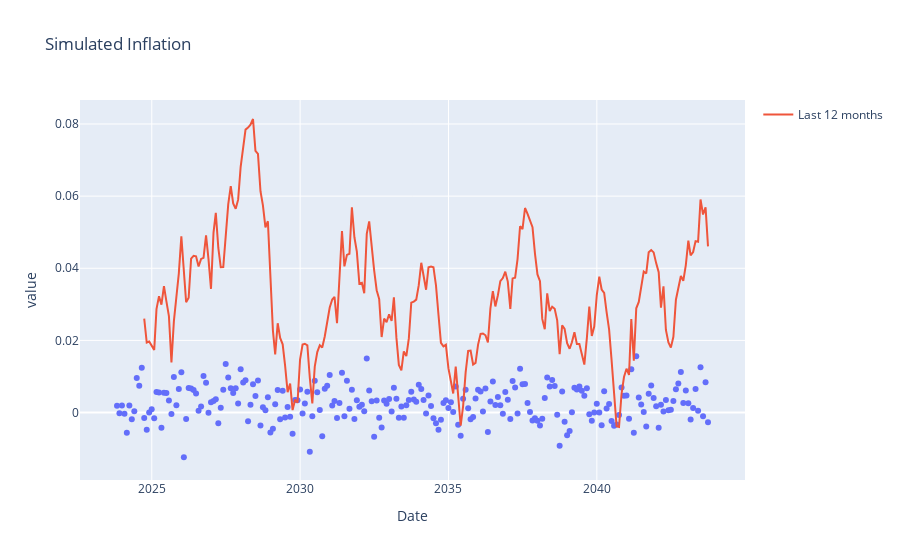

The code cell stored with this chart in its notebook:
### Code cell
last_date = base_data.index[-1]
dates_future = pd.date_range(start=last_date + pd.offsets.MonthBegin(1), periods=months_to_simulate, freq='ME')

simulated_data = pd.DataFrame({'Date': dates_future, 'value': simulated_inflations})
simulated_data.set_index('Date', inplace=True)
simulated_data

simulated_data['last_12m'] = (simulated_data['value']).rolling(window=12).sum()

fig = ex.scatter(simulated_data, x=simulated_data.index, y='value', title='Simulated Inflation', labels={'x':'Date', 'y':'Value'})
fig.add_scatter(x=simulated_data.index, y=simulated_data['last_12m'], mode='lines', name='Last 12 months')
fig.show()

### Figure 1 — Plotly figure (JSON) as saved in the notebook; plotly's stock layout.template omitted (floating-point values rounded to 4 significant figures; data arrays with more than 128 entries replaced by an {"elided": "..."} marker saying what was removed)
{"data": [{"hovertemplate": "Date=%{x}<br>value=%{y}<extra></extra>", "legendgroup": "", "marker": {"color": "#636efa", "symbol": "circle"}, "mode": "markers", "name": "", "orientation": "v", "showlegend": false, "type": "scatter", "x": {"elided": "240 str values"}, "xaxis": "x", "y": {"elided": "240 float values"}, "yaxis": "y"}, {"mode": "lines", "name": "Last 12 months", "type": "scatter", "x": {"elided": "240 str values"}, "y": {"elided": "240 float values"}}], "layout": {"legend": {"tracegroupgap": 0}, "title": {"text": "Simulated Inflation"}, "xaxis": {"anchor": "y", "domain": [0, 1], "title": {"text": "Date"}}, "yaxis": {"anchor": "x", "domain": [0, 1], "title": {"text": "value"}}}}
